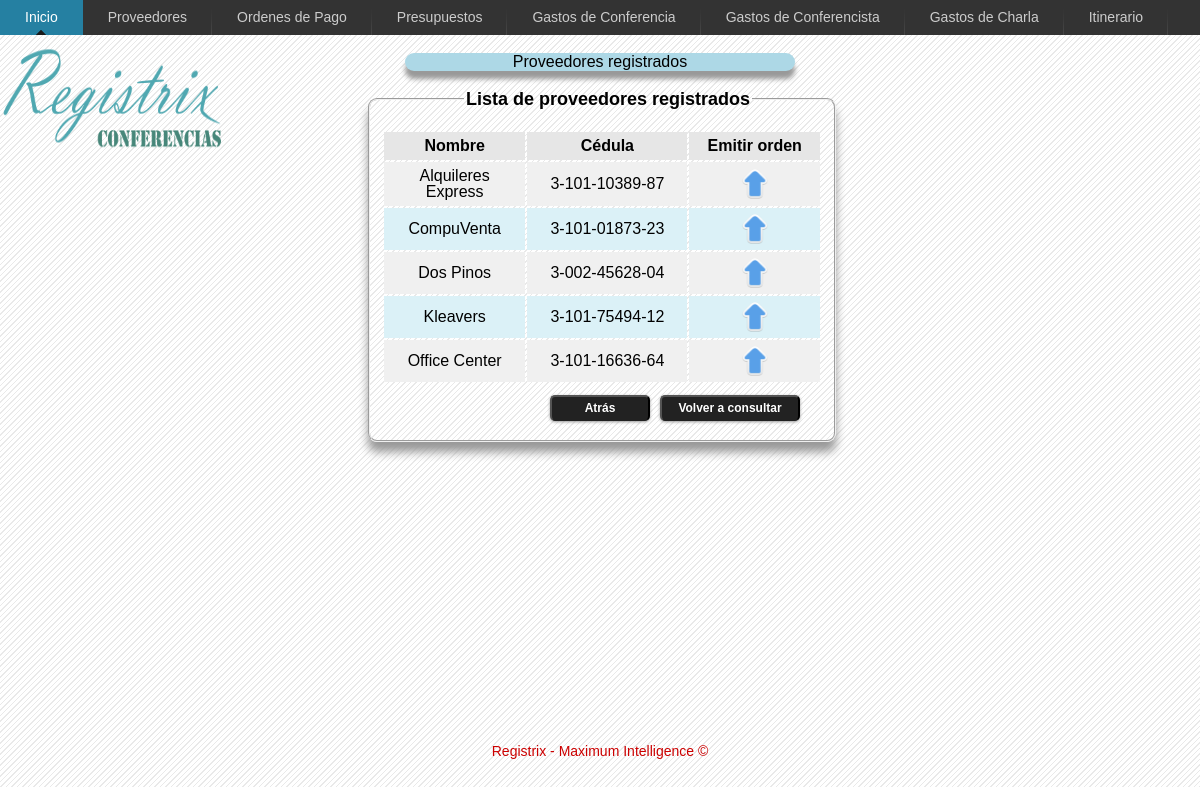
Page /ordenesDePago/emitirOrdenesDePago.php on the committed database.
### tables this page shows
CREATE TABLE IF NOT EXISTS `tproveedor` (
  `id_proveedor` int(11) NOT NULL AUTO_INCREMENT,
  `nombre_proveedor` varchar(20) DEFAULT NULL,
  `razon_social` varchar(100) DEFAULT NULL,
  `cedula` varchar(20) DEFAULT NULL,
  `costo_servicio_referencia` float(9,3) DEFAULT NULL,
  `descripcion_servicio` text,
  PRIMARY KEY (`id_proveedor`)
);

### includes/conexion.php (called while the page is built, shortened)
<?php
class ConectarMySQL {
    public static function conexion() {
        $BaseDatos = "registrix";
        $Servidor = "localhost";
        $Usuario = "root";
        $Clave = "12345";
        @$conexion = mysql_connect($Servidor, $Usuario, $Clave);
        @$seleccionarBase = mysql_select_db($BaseDatos, $conexion);
        return $conexion;
    }
}
?>

### includes/fachadaOrdenesDePago.php (called while the page is built, shortened)
<?php
require_once ("conexion.php");
class fachadaOrdenesDePago {
    private $consultas;
    public function __construct() {
        $this->consultas = array();
    }
    public function mostrarProveedoresRegistrados() {
        $sql = "SELECT *
                FROM tproveedor p
                ORDER BY nombre_proveedor";
		$mostrarOrdenes = mysql_query($sql, ConectarMySQL::conexion());
		while ($ordenesDePago = mysql_fetch_assoc($mostrarOrdenes)) {
			$this->consultas[] = $ordenesDePago;
		}
		return $this->consultas;
    }
}
?>

### ordenesDePago/emitirOrdenesDePago.php (the view, shortened to what this page needs)
<?php
require_once ("../includes/fachadaOrdenesDePago.php");
?>
<!DOCTYPE html PUBLIC "-//W3C//DTD HTML 4.01 Transitional//EN" "http://www.w3.org/TR/html4/loose.dtd">
<html>
	<head>
		<link rel="stylesheet" type="text/css" href="../css/ordenesDePago/styles_emitir.css" />
	</head>
	<body>
		<?php
		include '..'.DIRECTORY_SEPARATOR.'includes'.DIRECTORY_SEPARATOR.'barra_navegacion_ordenesDePago.php';
		include '..'.DIRECTORY_SEPARATOR.'includes'.DIRECTORY_SEPARATOR.'imagen_registrix.php';
		?>
		<div class="wrapper">
			<div id="wrap">
				<div id="titulo">
					Proveedores registrados
				</div>
				<br>
				<form id="ordenes_de_pago_a_proveedor" name="ordenes_de_pago_a_proveedor" method="post" action="emitirOrdenesDePago.php">
					<fieldset>
						<legend>Lista de proveedores registrados</legend>
							<table width="440" cellpadding="6">
							  <tr>
								<th width="130" align="center">Nombre</th>
								<th width="150" align="center">C&eacute;dula</th>
								<th width="120" align="center">Emitir orden</th>
							  </tr>
							  <?php
                                                          echo "<br>";
							  $color='#DBF1F7';
							  $mostrarOrdenes = new fachadaOrdenesDePago();
							  $registro = $mostrarOrdenes->mostrarProveedoresRegistrados();
							  for ($i=0;$i<count($registro);$i++) {
							  $color=('#F0F0F0'==$color)?'#DBF1F7':'#F0F0F0';
							  ?>
							  <tr bgcolor="<?php echo $color ?>">
								<td align="center"><?php echo $registro[$i]['nombre_proveedor']; ?></td>
								<td align="center"><?php echo $registro[$i]['cedula']; ?></td>
								<td align="center"><a href="registrarOrdenDePago.php?id_proveedor=<?php echo $registro[$i]['id_proveedor']; ?>" title="Emitir orden de pago"><img src="../imagenes/emitir.png" alt="emitir orden" width="30" height="30"/></a></td>
							  </tr>
							  <?php } ?>
							  <tr>
								<td>
								<br />
								<br />
									<input id="volver" name="volver" type="button" value="Atr&aacute;s" onclick="volverMostrarOrdenes();">
									<input id="enviar" type="submit" value="Volver a consultar">
								</td>
							  </tr>
							</table >
					</fieldset>
				</form>
					<div id="registro">
						<table>
							<tr>
								<td>
								</td>
							</tr>
						</table>
					</div>
			</div>
		</div>
		<div class="footer">
			<p>Registrix - Maximum Intelligence &copy;</p>
		</div>
	</body>
</html>

### css/ordenesDePago/styles_emitir.css (style rules this page uses)
body { font-family: "Trebuchet MS", Geneva, Arial, Helvetica, sans-serif; background-image: url("../../imagenes/fondo.gif"); }
form { padding:1px; display:block; width:250px; margin-left: 367px; text-align:left; }
legend { font-family: "Trebuchet MS", Geneva, Arial, Helvetica, sans-serif; font-weight: bold; font-size: 18px; border:1px silver; color: black; margin-left: 82px; }
input,select { margin:-27px; font-family: "Trebuchet MS", Geneva, Arial, Helvetica, sans-serif; font-size: 12px; display: block; width: 200px; margin-left: 270px; }
fieldset { float: left; width: 100%; display: block; line-height: 1; -moz-border-radius: 9px; -webkit-border-radius: 9px; -moz-box-shadow: 0 10px 10px #999; -webkit-box-shadow: 0 10px 10px #999; }
th { background-color: #E6E6E6; }
#titulo { margin: 0 auto 0 auto; width:390px; color: black; -moz-border-radius: 10px; -webkit-border-radius: 10px; -moz-box-shadow: 0 8px 5px #999; -webkit-box-shadow: 0 8px 5px #999; background-color:lightblue; text-align:center; }
#registro { position: absolute; font-weight: bold; margin: 0px; margin-left: 905px; font-size: 16px; text-shadow: 0 2px 0 #ccc, 0 2px 0 #c9c9c9, 0 3px 0 #bbb, 0 4px 0 #b9b9b9, 0 5px 0 #aaa, 0 6px 1px rgba(0,0,0,.1), 0 0 5px rgba(0,0,0,.1), 0 1px 3px rgba(0,0,0,.3), 0 3px 5px rgba(0,0,0,.2), 0 5px 10px rgba(0,0,0,.25), 0 10px 10px rgba(0,0,0,.2), 0 20px 20px rgba(0,0,0,.15); }
#enviar { position: absolute; background: #222 repeat-x; display: inline-block; padding: 5px 10px 6px; color: #fff; text-decoration: none; font-weight: bold; line-height: 1; width: 140px; margin-left: 270px; text-align: center; -moz-border-radius: 5px; -webkit-border-radius: 5px; -moz-box-shadow: 0 1px 3px #999; -webkit-box-shadow: 0 1px 3px #999; text-shadow: 0 -1px 1px #222; border-bottom: 1px solid #222; cursor: pointer; }
#volver { background: #222 repeat-x; display: inline-block; padding: 5px 10px 6px; color: #fff; text-decoration: none; font-weight: bold; line-height: 1; width: 100px; margin-left: 160px; text-align: center; -moz-border-radius: 5px; -webkit-border-radius: 5px; -moz-box-shadow: 0 1px 3px #999; -webkit-box-shadow: 0 1px 3px #999; text-shadow: 0 -1px 1px #222; border-bottom: 1px solid #222; position: absolute; cursor: pointer; }
* { margin: 0; }
html, body { height: 97%; }
table { cellspacing:"2"; }
.wrapper { min-height: 97%; height: auto !important; height: 97%; margin: 0 auto -4em; }
.footer, .push { height: 4em; }
.footer p { margin:0 auto 0 auto; text-align: center; line-height: 65px; color: #C00; font-size: 14px; }
.footer, .push { clear: both; }
#wrap { margin:0 auto 0 auto; width:1200px; }

### rows in the picture
tproveedor: nombre_proveedor "Alquileres Express", cedula "3-101-10389-87"
tproveedor: nombre_proveedor "CompuVenta", cedula "3-101-01873-23"
tproveedor: nombre_proveedor "Dos Pinos", cedula "3-002-45628-04"
tproveedor: nombre_proveedor "Kleavers", cedula "3-101-75494-12"
tproveedor: nombre_proveedor "Office Center", cedula "3-101-16636-64"
